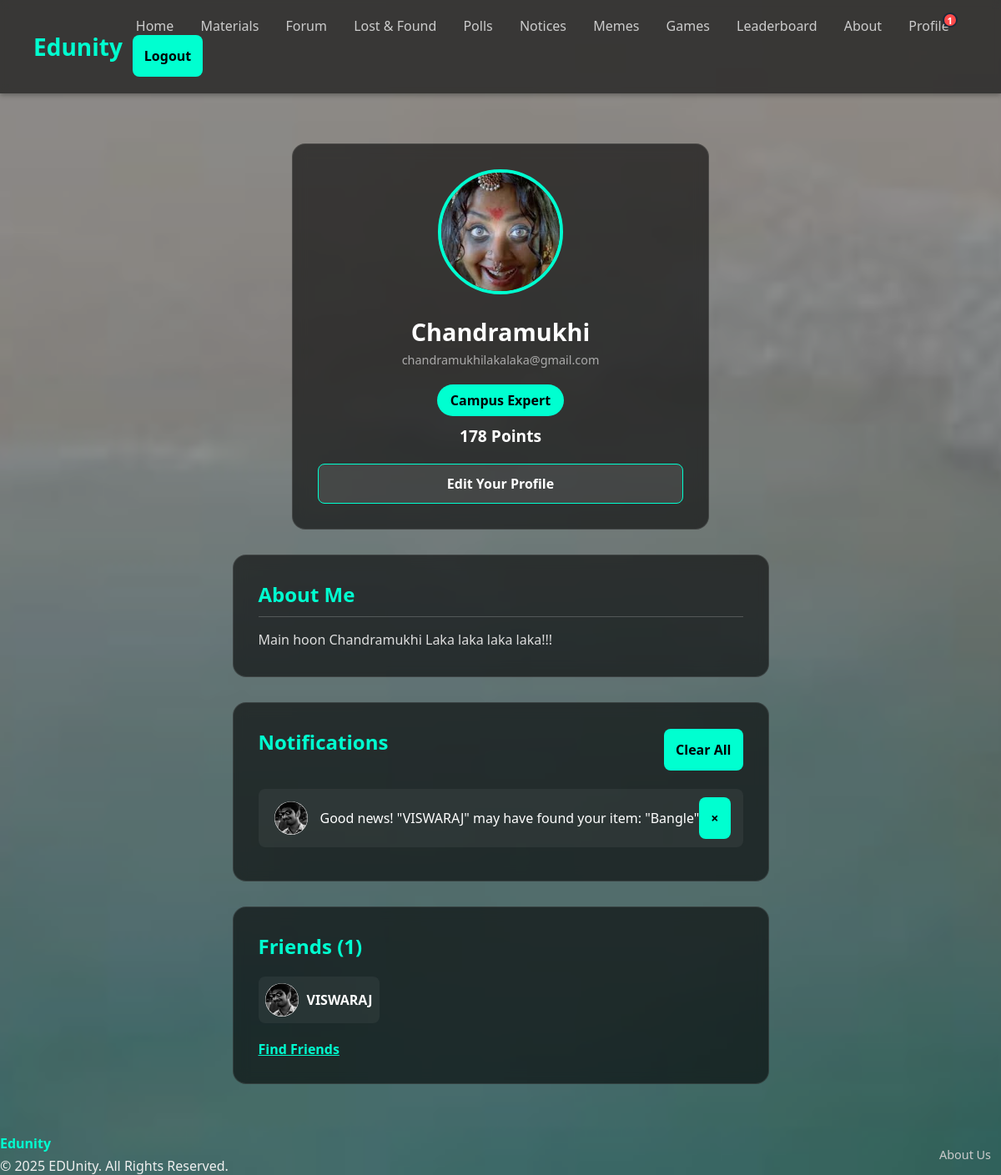
Screenshot of /profile/ (signed in) with the database file from the repository.
### core/models.py (models this page shows, shortened)
class Profile(models.Model):
    user = models.OneToOneField(User, on_delete=models.CASCADE)
    points = models.IntegerField(default=0)
    image = models.ImageField(default='images/profile_pics/default.jpg', upload_to='profile_pics/')
    bio = models.TextField(max_length=500, blank=True, null=True, help_text="Tell us a little about yourself.")
    friends = models.ManyToManyField('self', blank=True)

class Notification(models.Model):
    recipient = models.ForeignKey(User, on_delete=models.CASCADE, related_name='notifications')
    sender = models.ForeignKey(User, on_delete=models.CASCADE, null=True, blank=True, related_name='sent_notifications')
    message = models.TextField()
    link = models.URLField(max_length=200, blank=True)
    is_read = models.BooleanField(default=False)
    timestamp = models.DateTimeField(auto_now_add=True)
    class Meta:
        ordering = ['-timestamp'] # Show newest notifications first

### core/views.py (the view)
# urls.py: path('profile/', views.my_profile_view, name='my_profile'),
@login_required
def my_profile_view(request):
    profile = request.user.profile
    friends = profile.friends.all()
    friend_requests = FriendRequest.objects.filter(to_user=request.user)
    all_notifications = Notification.objects.filter(recipient=request.user)
    points = profile.points
    rank = "Newcomer"
    if points >= 100: rank = "Campus Expert"
    elif points >= 50: rank = "Contributor"
    elif points >= 10: rank = "Active Member"
    context = {
        'profile': profile, 'rank': rank, 'friends': friends,
        'friend_requests': friend_requests, 'notifications': all_notifications,
    }
    return render(request, 'profile/profile.html', context)

### core/context_processors.py (called while the page is built)
def notification_processor(request):
    if request.user.is_authenticated:
        friend_request_count = FriendRequest.objects.filter(to_user=request.user).count()
        unread_notification_count = Notification.objects.filter(recipient=request.user, is_read=False).count()
        total_notifications = friend_request_count + unread_notification_count
        return {'total_notifications': total_notifications}
    return {}

### templates/profile/profile.html (shortened to what this page needs)
{% extends 'base.html' %}
{% block content %}
  <div class="profile-container">
    <aside class="profile-sidebar">
      <img src="{{ profile.image.url }}" alt="{{ profile.user.username }}'s Profile Picture" class="profile-picture">
      <div class="profile-info">
        <h1 class="profile-username">{{ profile.user.username }}</h1>
        <p class="profile-email">{{ profile.user.email }}</p>
        <div class="profile-rank">{{ rank }}</div>
        <div class="profile-points">{{ profile.points }} Points</div>
      <a href="{% url 'update_profile' %}" class="edit-profile-btn">Edit Your Profile</a>
    </aside>
    <main class="profile-main">
  <div class="bio-section">
    <h2>About Me</h2>
    <p>{{ profile.bio|default:"No bio yet."|linebreaksbr }}</p>
  </div>
<div class="friend-requests-section">
  <div class="notification-header">
    <h2>Notifications</h2>
    {% if friend_requests or notifications %}
      <form action="{% url 'clear_all_notifications' %}" method="post">
        <button type="submit" class="mark-all-read-btn">Clear All</button>
      </form>
    {% endif %}
  </div>
  {% for notification in notifications %}
    <div class="notification-card">
      <a href="{{ notification.link }}" class="request-info" style="text-decoration: none;">
        {% if notification.sender %}
          <img src="{{ notification.sender.profile.image.url }}" alt="{{ notification.sender.username }}">
        {% endif %}
        <span>{{ notification.message }}</span>
      </a>
      <div class="request-actions">
        <form action="{% url 'dismiss_notification' notification.id %}" method="post">
          <button type="submit" class="dismiss-btn">×</button>
        </form>
      </div>
    </div>
  {% endfor %}
</div>
  <div class="friends-section">
    <h2>Friends ({{ friends.count }})</h2>
    <div class="friends-list">
      {% for friend_profile in friends %}
        <a href="{% url 'view_user_profile' friend_profile.user.username %}" class="friend-card">
          <img src="{{ friend_profile.image.url }}" alt="{{ friend_profile.user.username }}">
          <span>{{ friend_profile.user.username }}</span>
        </a>
      {% empty %}
        <p style="color: #ccc;">You haven't added any friends yet.</p>
      {% endfor %}
    </div>
    <a href="{% url 'user_list' %}" class="find-friends-btn">Find Friends</a>
  </div>
</main>
  </div>
{% endblock %}

### rows the page displays
Profile: image (picture), user.username "Chandramukhi", user.email "chandramukhilakalaka@gmail.com", points "178", bio "Main hoon Chandramukhi Laka laka laka laka!!!"
Notification: sender.profile.image (picture), message "Good news! \"VISWARAJ\" may have found your item: \"Bangle\""
Profile: image (picture), user.username "VISWARAJ"

### other values shown
{{ total_notifications }} "1"
{{ rank }} "Campus Expert"
{{ friends.count }} "1"
